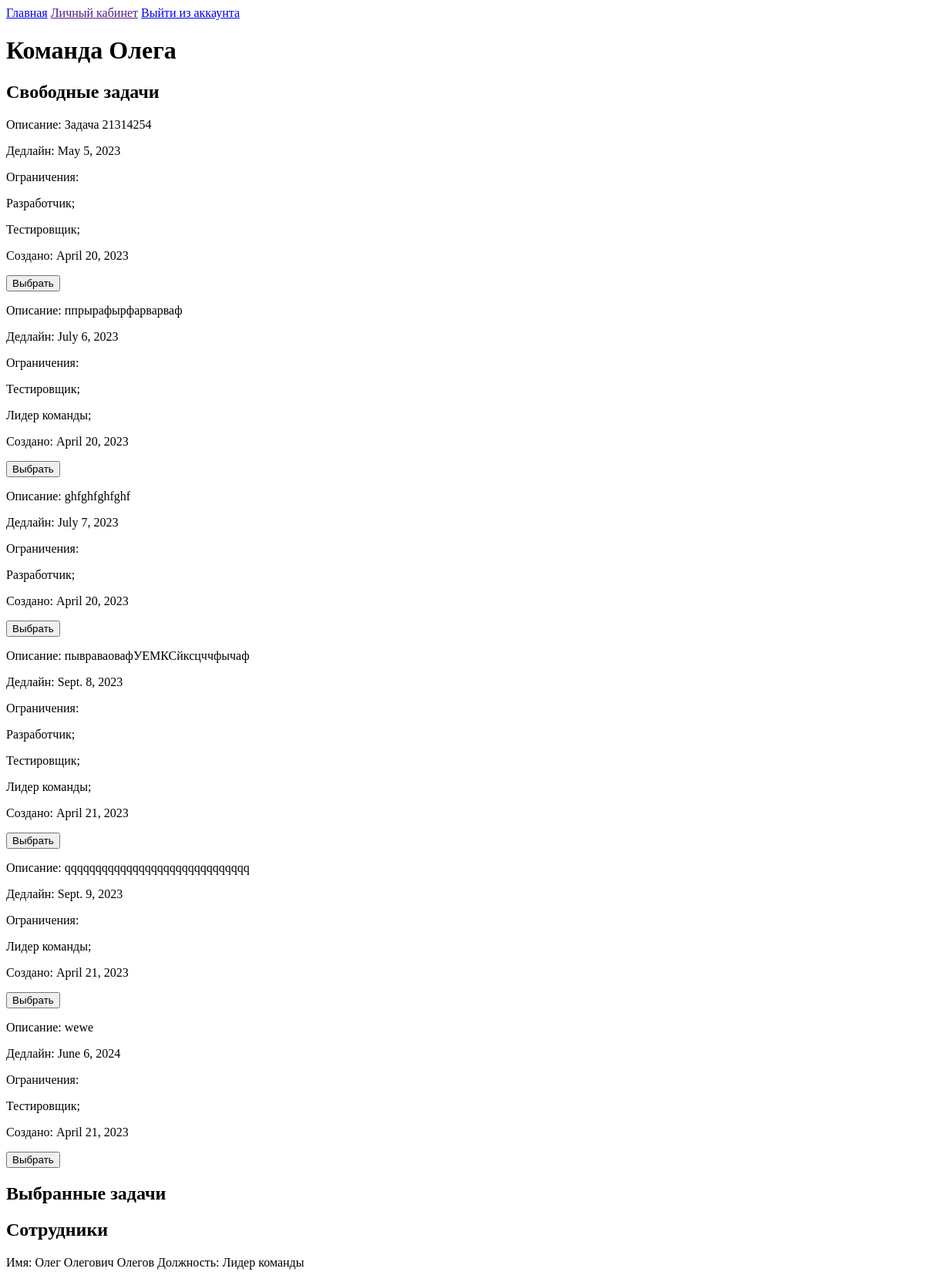
Before: /teams/1 (signed in) with the older database file.
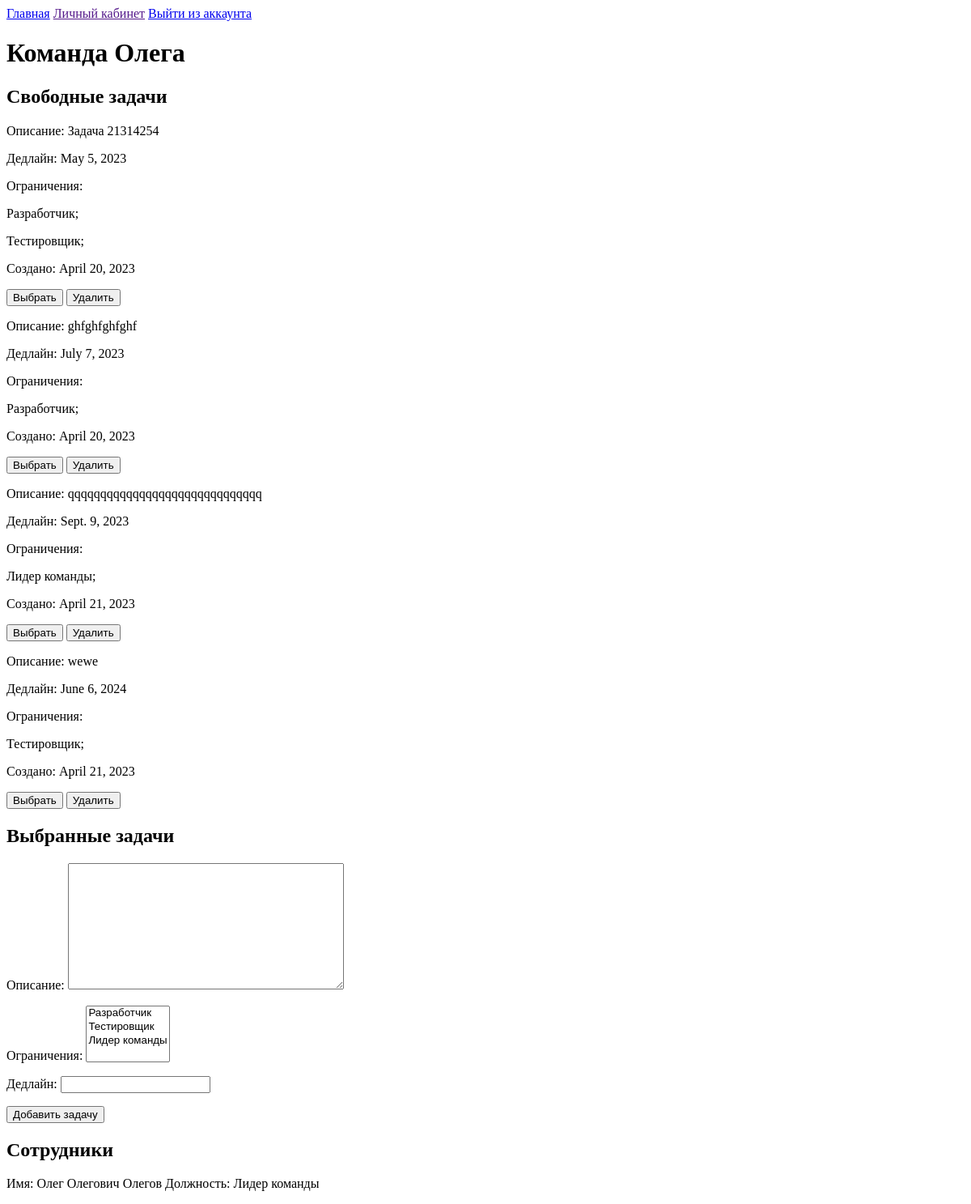
After: the same page with the newer database file.
### user_teams/models.py (models this page shows, shortened)
class Tasks(models.Model):
    description = models.TextField(max_length=5000, verbose_name="Описание")
    restrictions = models.ManyToManyField("Positions", blank=True, verbose_name="Ограничения", through="RestrictionsToTask")
    deadline = models.DateField(verbose_name="Дедлайн")
    created_at = models.DateField(auto_now_add=True)
    is_selected = models.BooleanField(null=True, default=False)
    completed_at = models.DateField(blank=True, null=True, default=None)
    class Meta:
        ordering = ["deadline"]

class Positions(models.Model):
    name = models.CharField(max_length=300, verbose_name="Название")
    def __str__(self):
        return self.name

class Users(AbstractUser):
    first_name = models.CharField(max_length=200, verbose_name="Имя")
    second_name = models.CharField(max_length=200, verbose_name="Фамилия")
    last_name = models.CharField(max_length=200, verbose_name="Отчество")
    phone = models.CharField(max_length=20, verbose_name="Телефон")
    position = models.ForeignKey("Positions", on_delete=models.CASCADE, null=True, blank=True, verbose_name="Должность")
    selected_task = models.ForeignKey("Tasks", blank=True, null=True, default=None, on_delete=models.SET_DEFAULT,
                                      verbose_name="Задача")
    def __str__(self):
        return f"{self.first_name} {self.last_name} {self.second_name}"

### user_teams/views.py (the view, shortened to what this page needs)
# urls.py: path('<int:pk>', TeamsDetailView.as_view(), name="teams_detail"),
class TeamsDetailView(ModelFormMixin, generic.DetailView):
    model = Team
    template_name = "user_teams/teams_detail.html"
    context_object_name = "team"
    form_class = forms.TaskAdd

### user_teams/forms.py
class TaskAdd(ModelForm):
    class Meta:
        model = models.Tasks
        exclude = ["completed_at", "is_selected"]

### user_teams/templatetags/has_perm.py (called while the page is built)
@register.filter(name="has_perm")
def has_perm(user, perm):
    for group in user.groups.all():
        for permission in group.permissions.all():
            if permission.codename == perm:
                return True
    return False

### templates/user_teams/teams_detail.html (shortened to what this page needs)
{% if user.is_authenticated %}
    {% if user in team.users.all or user.username == "admin" %}
<!DOCTYPE html>
<html lang="en">
<head>
</head>
    <header>
    <nav>
        <a href="{% url 'teams_list' %}">Главная</a>
        <a href="">Личный кабинет</a>
        <a href="{% url 'user_logout' %}">Выйти из аккаунта</a>
    </nav>
</header>
<body>
    <h1>{{ team.title }}</h1>
    <div>
        <h2>Свободные задачи</h2>
        {% for task in team.tasks.all %}
            {% if task.is_selected is False %}
            <form class="task" action="" method="post">
                <p>Описание: {{ task.description }}</p>
                <p>Дедлайн: {{ task.deadline }}</p>
                <div>Ограничения: {% for restriction in task.restrictions.all %} <p>{{ restriction.name }};</p>{% endfor %}</div>
                <p>Создано: {{ task.created_at }}</p>
                <p>
                {% if user.selected_task is None %}
                <input type="submit" name="task_select" value="Выбрать">
                {% endif %}
                {% load has_perm %}
                {% if request.user|has_perm:'delete_tasks' %}
                <input type="submit" name="task_delete" value="Удалить">
                {% endif %}
                </p>
            </form>
            {% endif %}
        {% endfor %}
        <h2>Выбранные задачи</h2>
        {% for task in team.tasks.all %}
            {% if task.is_selected is not False %}
                {% load has_perm %}
            {% endif %}
        {% endfor %}
        {% load has_perm %}
        {% if request.user|has_perm:'add_tasks' %}
            <form class="addTask" method="post">
                {{ form.as_p }}
                <button type="submit">Добавить задачу</button>
            </form>
        {% endif %}
        <h2>Сотрудники</h2>
        {% for user in team.users.all %}
        <p>Имя: {{ user}} Должность: {{ user.position }}</p>
        {% endfor %}
    </div>
</body>
</html>
    {% else %}
        <meta http-equiv = "refresh" content = "0; url = {% url 'teams_list' %}"/>
    {% endif %}
{% else %}
    <meta http-equiv = "refresh" content = "0; url = {% url 'user_auth' %}"/>
{% endif %}

Changed rows visible on the page:
removed Tasks: description "ппрырафырфарварваф", deadline "July 6, 2023", created_at "April 20, 2023", Positions (name "Тестировщик"), Positions (name "Лидер команды")
removed Tasks: description "пывраваовафУЕМКСйксцччфычаф", deadline "Sept. 8, 2023", created_at "April 21, 2023", Positions (name "Разработчик"), Positions (name "Тестировщик"), Positions (name "Лидер команды")
shown differently, row unchanged: Tasks "Задача 21314254": task_delete (not shown) → "Удалить"
shown differently, row unchanged: Tasks "ghfghfghfghf": task_delete (not shown) → "Удалить"
shown differently, row unchanged: Tasks "qqqqqqqqqqqqqqqqqqqqqqqqqqqqqq": task_delete (not shown) → "Удалить"
shown differently, row unchanged: Tasks "wewe": task_delete (not shown) → "Удалить"
Other visible differences:
form field restrictions: (not shown) → "Разработчик / Тестировщик / Лидер команды"
text now shown: "Описание: Ограничения: Дедлайн: Добавить задачу"
